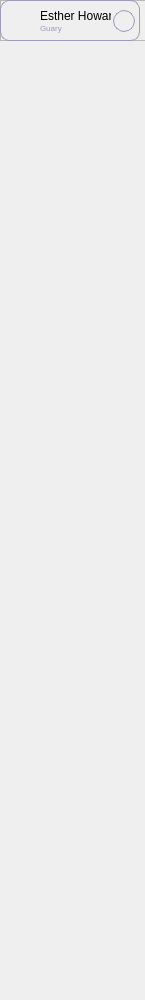
                 <widget class="QWidget" name="scrollAreaWidgetContents">
                  <property name="geometry">
                   <rect>
                    <x>0</x>
                    <y>0</y>
                    <width>145</width>
                    <height>1000</height>
                   </rect>
                  </property>
                  <property name="minimumSize">
                   <size>
                    <width>0</width>
                    <height>1000</height>
                   </size>
                  </property>
                  <widget class="QFrame" name="frame_13">
                   <property name="geometry">
                    <rect>
                     <x>0</x>
                     <y>0</y>
                     <width>150</width>
                     <height>41</height>
                    </rect>
                   </property>
                   <property name="frameShape">
                    <enum>QFrame::StyledPanel</enum>
                   </property>
                   <property name="frameShadow">
                    <enum>QFrame::Raised</enum>
                   </property>
                   <widget class="QLabel" name="nameSongHistorySpleet">
                    <property name="geometry">
                     <rect>
                      <x>40</x>
                      <y>8</y>
                      <width>71</width>
                      <height>16</height>
                     </rect>
                    </property>
                    <property name="font">
                     <font>
                      <family>Arial</family>
                     </font>
                    </property>
                    <property name="text">
                     <string>Esther Howard</string>
                    </property>
                   </widget>
                   <widget class="QLabel" name="authorSongHistorySpleet">
                    <property name="geometry">
                     <rect>
                      <x>40</x>
                      <y>20</y>
                      <width>71</width>
                      <height>16</height>
                     </rect>
                    </property>
                    <property name="font">
                     <font>
                      <family>Arial</family>
                      <pointsize>6</pointsize>
                     </font>
                    </property>
                    <property name="styleSheet">
                     <string notr="true">color: #9C9BBB</string>
                    </property>
                    <property name="text">
                     <string>Guary</string>
                    </property>
                   </widget>
                   <widget class="QPushButton" name="songHistorySpleet">
                    <property name="geometry">
                     <rect>
                      <x>0</x>
                      <y>0</y>
                      <width>140</width>
                      <height>41</height>
                     </rect>
                    </property>
                    <property name="minimumSize">
                     <size>
                      <width>140</width>
                      <height>0</height>
                     </size>
                    </property>
                    <property name="maximumSize">
                     <size>
                      <width>140</width>
                      <height>16777215</height>
                     </size>
                    </property>
                    <property name="styleSheet">
                     <string notr="true">background-color: transparent;
border: 1px solid #9C9BBB;
border-radius: 9;</string>
                    </property>
                    <property name="text">
                     <string/>
                    </property>
                   </widget>
                   <widget class="QPushButton" name="downSongSpleet">
                    <property name="geometry">
                     <rect>
                      <x>113</x>
                      <y>10</y>
                      <width>22</width>
                      <height>22</height>
                     </rect>
                    </property>
                    <property name="styleSheet">
                     <string notr="true">background: transparent;
border: 1px solid #9C9BBB;
border-radius: 11;</string>
                    </property>
                    <property name="text">
                     <string/>
                    </property>
                    <property name="icon">
                     <iconset resource="icons.qrc">
                      <normaloff>:/icons/icons/download.svg</normaloff>:/icons/icons/download.svg</iconset>
                    </property>
                    <property name="iconSize">
                     <size>
                      <width>12</width>
                      <height>12</height>
                     </size>
                    </property>
                   </widget>
                   <widget class="QLabel" name="label_18">
                    <property name="geometry">
                     <rect>
                      <x>5</x>
                      <y>5</y>
                      <width>30</width>
                      <height>30</height>
                     </rect>
                    </property>
                    <property name="text">
                     <string/>
                    </property>
                    <property name="pixmap">
                     <pixmap resource="icons.qrc">:/images/images/music.png</pixmap>
                    </property>
                   </widget>
                  </widget>
                 </widget>
